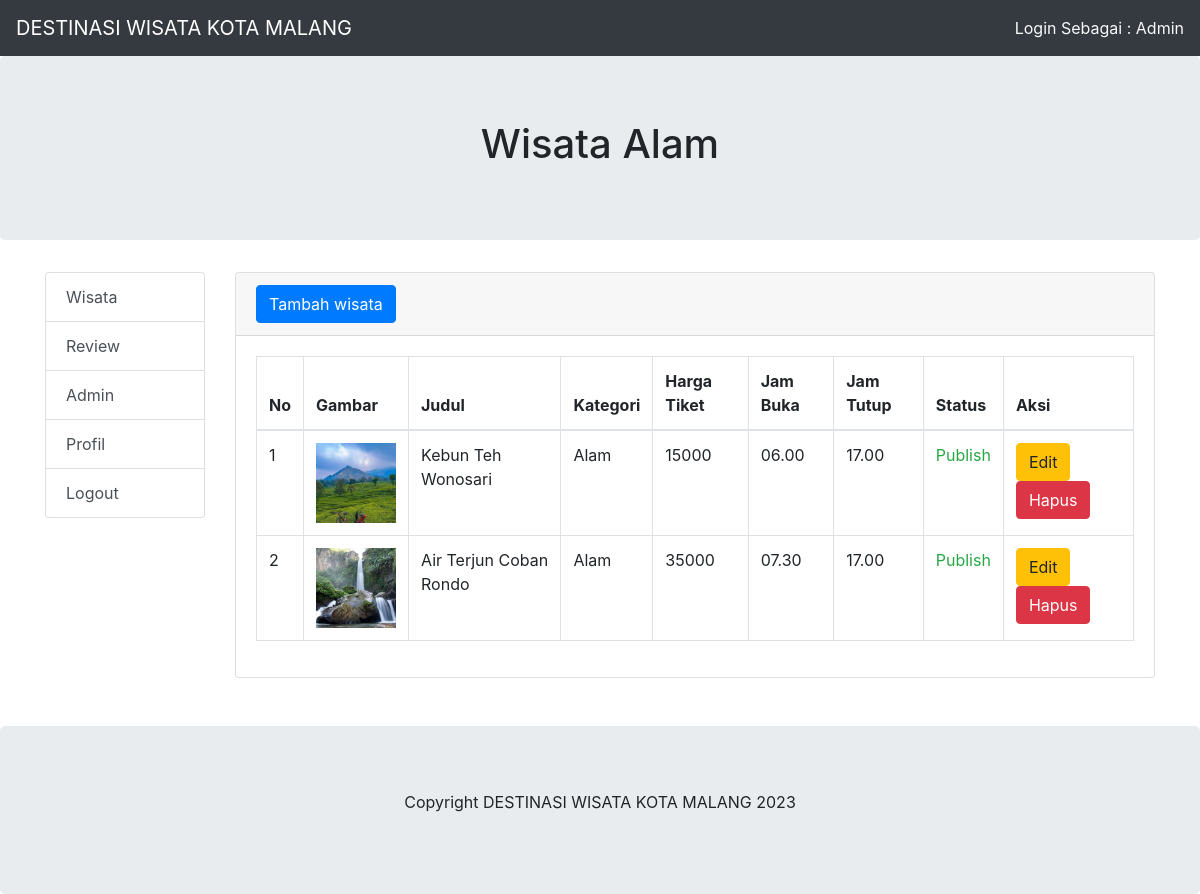
Page /admin/index.php?halaman=wisata&kategori=7 (signed in) on the committed database.
### tables this page shows
CREATE TABLE `profil` (
  `nama_website` varchar(50) NOT NULL
);

CREATE TABLE `kategori` (
  `id_kategori` int(11) NOT NULL,
  `nama_kategori` varchar(50) NOT NULL,
  `gambar_kategori` varchar(200) NOT NULL DEFAULT 'gambar_default.png'
);

CREATE TABLE `wisata` (
  `id_wisata` int(11) NOT NULL,
  `kode_wisata` char(10) NOT NULL,
  `judul_wisata` varchar(100) NOT NULL,
  `isi_wisata` text NOT NULL,
  `gambar` varchar(100) NOT NULL DEFAULT 'gambar_default.png',
  `harga_tiket` int(10) NOT NULL,
  `jam_buka` char(10) NOT NULL,
  `jam_tutup` char(10) NOT NULL,
  `status` int(11) NOT NULL,
  `id_kategori` int(11) NOT NULL,
  `id_pengguna` int(11) NOT NULL
);

### admin/wisata/index.php (the view, shortened to what this page needs)
<div class="card mb-4">
    <div class="card-header">
        <button type="button" id="btn-tambah-wisata" class="btn btn-primary"><span class="text"><i class="fas fa-car fa-sm"></i> Tambah wisata</span></button>
    </div>
    <div class="card-body">
        <table class="table table-bordered" id="dataTable" width="100%" cellspacing="0">
            <thead>
                <tr>
                    <th>No</th>
                    <th>Gambar</th>
                    <th>Judul</th>
                    <th>Kategori</th>
                    <th>Harga Tiket</th>
                    <th>Jam Buka</th>
                    <th>Jam Tutup</th>
                    <th>Status</th>
                    <th>Aksi</th>
                </tr>
            </thead>
            <tbody>
            <?php
                include '../config/database.php';
                $id_kategori=$_GET['kategori'];
                $sql="select * from wisata inner join kategori on kategori.id_kategori=wisata.id_kategori where kategori.id_kategori='$id_kategori' order by id_wisata desc";
                $hasil=mysqli_query($kon,$sql);
                $no=0;
                while ($data = mysqli_fetch_array($hasil)):
                $no++;
            ?>
            <tr>
                <td><?php echo $no; ?></td>
                <td><img  src="wisata/gambar/<?php echo $data['gambar'];?>" alt="Card image cap" width="80px"></td>
                <td><?php echo $data['judul_wisata']; ?></td>
                <td><?php echo  $data['nama_kategori'];  ?></td>
                <td><?php echo  $data['harga_tiket'];  ?></td>
                <td><?php echo  $data['jam_buka'];  ?></td>
                <td><?php echo  $data['jam_tutup'];  ?></td>
                <td><?php echo $data['status'] == 1 ? "<span class='text-success'>Publish</span>" : "<span class='text-warning'>Konsep</span>"; ?> </td>
                <td>
                    <button class="btn-edit-wisata btn btn-warning btn-circle" id_wisata="<?php echo $data['id_wisata']; ?>" kode_wisata="<?php echo $data['kode_wisata']; ?>" data-toggle="tooltip" title="Edit wisata" data-placement="top">Edit</button>
                    <button class="btn-hapus-wisata btn btn-danger btn-circle"  id_wisata="<?php echo $data['id_wisata']; ?>"  gambar="<?php echo $data['gambar']; ?>"  data-toggle="tooltip" title="Hapus wisata" data-placement="top">Hapus</button>
                </td>
            </tr>
            <?php endwhile; ?>
            </tbody>
        </table>
    </div>
</div>

### admin/index.php (shortened to what this page needs)
<!DOCTYPE html>
<html lang="en">
<head>
    <link href="https://cdn.jsdelivr.net/npm/bootstrap@5.3.0-alpha3/dist/css/bootstrap.min.css" rel="stylesheet">
    <link rel="stylesheet" href="../bootstrap/css/bootstrap.min.css">
</head>
<body>
    <nav class="navbar navbar-expand-md bg-dark navbar-dark">
        <?php
        include '../config/database.php';
        $ambil_kategori = mysqli_query($kon, "select * from profil limit 1");
        $row = mysqli_fetch_assoc($ambil_kategori);
        $nama_website = $row['nama_website'];
        $copy_right = $row['nama_website'];
        ?>
        <a class="navbar-brand" href="../index.php">
            <?php echo $nama_website; ?>
        </a>
        <div class="collapse navbar-collapse" id="collapsibleNavbar">
            <ul class="navbar-nav  ml-auto">
                <li class="text-light">Login Sebagai :
                    <?php echo $_SESSION["nama_pengguna"]; ?>
                </li>
            </ul>
        </div>
    </nav>
    <div class="jumbotron text-center">
        <?php
        if (isset($_GET['halaman']) && isset($_GET['kategori'])) {
            include '../config/database.php';
            $ambil_kategori = mysqli_query($kon, "select * from kategori where id_kategori='" . $_GET['kategori'] . "' limit 1");
            $row = mysqli_fetch_assoc($ambil_kategori);
            $kategori = $row['nama_kategori'];
            $halaman = $_GET['halaman'];
            echo "<h1>" . ucwords($halaman) . " " . ucwords($kategori) . "</h1>";
        }
        ?>
    </div>
    <div class="container">
        <div class="row">
            <div class="col-sm-2">
                <div class="list-group">
                    <a href="index.php?halaman=kategori" class="list-group-item list-group-item-action">Wisata</a>
                    <a href="index.php?halaman=review" class="list-group-item list-group-item-action">Review</a>
                    <a href="index.php?halaman=admin" class="list-group-item list-group-item-action">Admin</a>
                    <a href="index.php?halaman=profil" class="list-group-item list-group-item-action">Profil</a>
                    <a href="logout.php" class="list-group-item list-group-item-action">Logout</a>
                </div>
            </div>
            <div class="col-sm-10">
                <?php
                if (isset($_GET['halaman'])) {
                    $halaman = $_GET['halaman'];
                    switch ($halaman) {
                        case 'wisata':
                            include "wisata/index.php";
                            break;
                    }
                } else {
                    include "dashboard.php";
                }
                ?>
            </div>
        </div>
        <br>
    </div>
    <div class="jumbotron text-center" style="margin-bottom:0">
        <p>Copyright
            <?php echo $copy_right; ?> 2023
        </p>
    </div>
</body>
</html>

### rows in the picture
profil: nama_website "DESTINASI WISATA KOTA MALANG"
kategori: nama_kategori "Alam"
wisata: gambar (picture), judul_wisata "Kebun Teh Wonosari", id_kategori.nama_kategori "Alam", harga_tiket "15000", jam_buka "06.00", jam_tutup "17.00", status "Publish"
wisata: gambar (picture), judul_wisata "Air Terjun Coban Rondo", id_kategori.nama_kategori "Alam", harga_tiket "35000", jam_buka "07.30", jam_tutup "17.00", status "Publish"

### other values in the picture
$_SESSION["nama_pengguna"] "Admin"
$halaman "Wisata"
